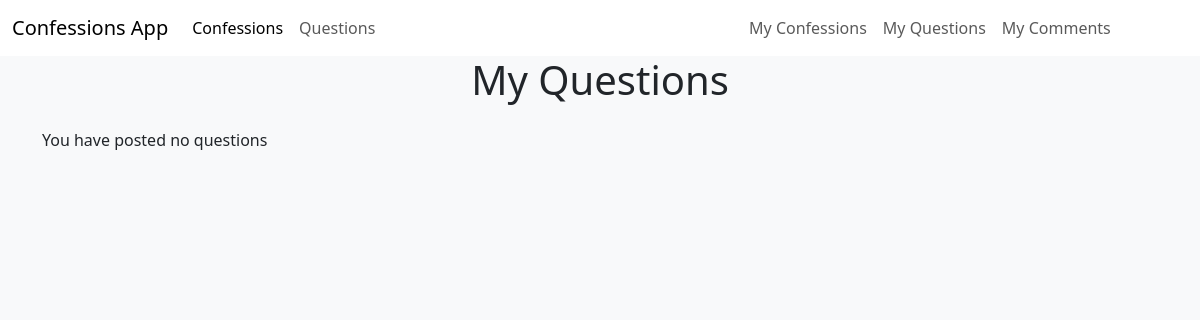
The app's page /myquestions (signed in), older data.
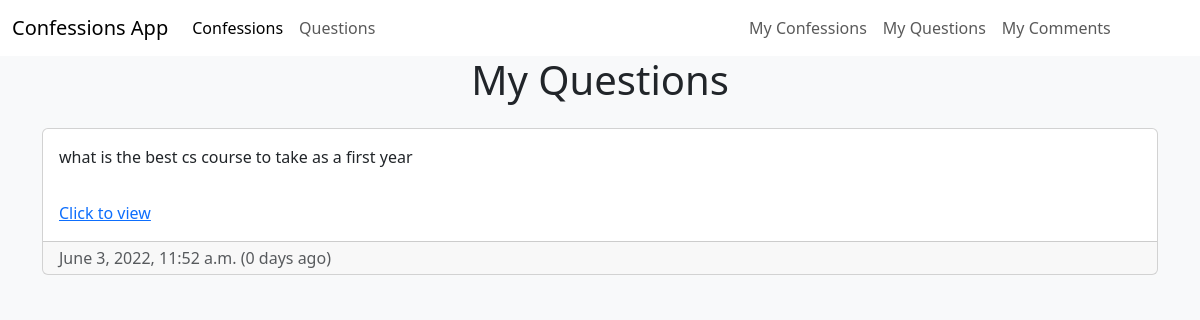
The same page, newer data.
### ConfessionsApp/models.py (models this page shows, shortened)
class Question(models.Model):
    CATEGORIES = [
        ('CMPLN', 'Complaint'),
        ('FMLY', 'Family'),
        ('FRNDS', 'Friends'),
        ('HBBS', 'Hobbies'),
        ('LV', 'Love'),
        ('OTHR', 'Other'),
        ('SCHL', 'School'),
        ('SPRTS', 'Sports'),
    ]
    category = models.CharField(max_length=10, choices=CATEGORIES)
    owner = models.ForeignKey(User, on_delete=models.CASCADE)
    question_text = models.CharField(max_length=255)
    body = models.TextField()
    date = models.DateTimeField(auto_now_add=True)
    edited = models.BooleanField(default=False)
    edited_date = models.DateTimeField(auto_now=True)
    @property
    def num_days_ago(self):
        today= timezone.now()
        return (today - self.date).days

### ConfessionsApp/views.py (the view)
# urls.py: path("myquestions", views.userQuestions, name="myquestions"),
@login_required
def userQuestions(request):
    user = request.user
    Questions = Question.objects.filter(owner=user).order_by('-date')
    context = {
        'questions' : Questions,
    }
    return render(request, 'ConfessionsApp/userQuestions.html', context=context)

### ConfessionsApp/templates/ConfessionsApp/userQuestions.html (shortened to what this page needs)
{%extends 'ConfessionsApp/base.html'%}
{%block content%}
<h1 class="text-center">My Questions</h1>
<div class="container mt-4">
  {%for question in questions%}
    <div class="card mt-2 mb-2">
        <span class="card-body">{{question.question_text}}</span>
        <span class="card-body">
          <a href="{%url 'ConfessionsApp:question' question.id%}">Click to view</a>
        </span>
          <div class="card-footer py-1 submission-footer text-muted">
          <span class="card-text">
            {{question.date}}
            {%if question.num_days_ago != 1%}
              ({{question.num_days_ago}} days ago)
            {%else%}
            ({{question.num_days_ago}} day ago)
            {%endif%}
          </span>
        </div>
      </div>
  {%empty%}
  <p>You have posted no questions</p>
  {%endfor%}
{%endblock content%}

Row changes from the older to the newer data that the page shows:
added Question: question_text "what is the best cs course to take as a first year", date "June 3, 2022, 11:52 a.m.", num_days_ago "0"
Text that changed along with them:
text no longer shown: "You have posted no questions"
